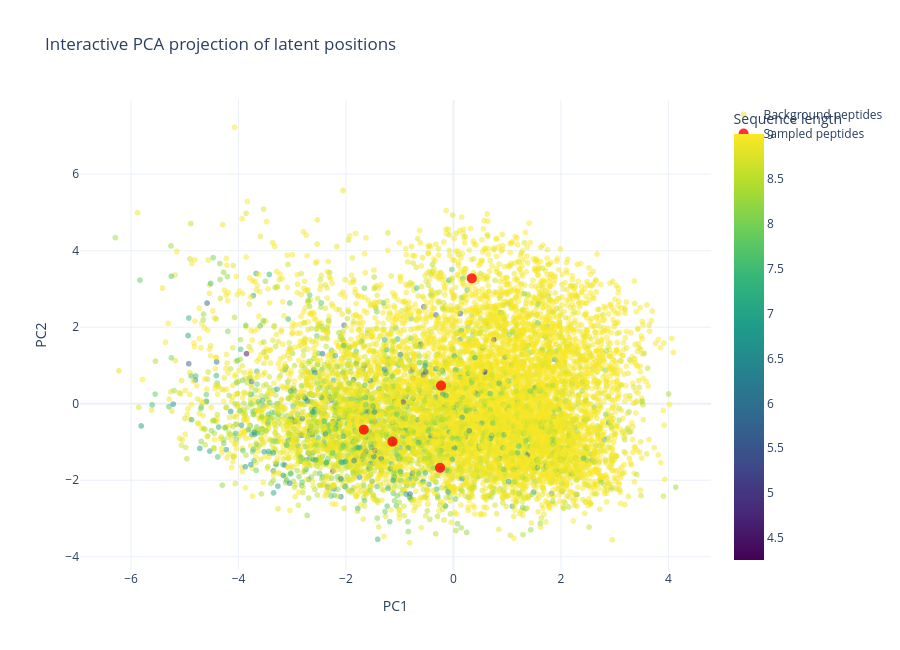

The cell this chart's notebook holds for it:
### Code cell
import plotly.graph_objects as go

fig = go.Figure()

background_lengths = [len(peptide) for peptide in background_peptides]



fig.add_trace(go.Scattergl(
    x=latent_background_projected[:, 0],
    y=latent_background_projected[:, 1],
    mode="markers",
    name="Background peptides",
    marker=dict(
        size=6,
        opacity=0.5,
        color=scores,
        colorscale="Viridis",
        colorbar=dict(title="Sequence length"),
    ),
    customdata=[
        (sequence, length)
        for sequence, length in zip(background_peptides, scores)
    ],
    hovertemplate=(
        "Sequence: %{customdata[0]}<br>"
        "Length: %{customdata[1]}<br>"
        "PC1: %{x:.4f}<br>"
        "PC2: %{y:.4f}<extra></extra>"
    ),
))

fig.add_trace(go.Scattergl(
    x=projected_sampled[:, 0],
    y=projected_sampled[:, 1],
    mode="markers",
    name="Sampled peptides",
    marker=dict(size=10, color="red", opacity=0.8),
    customdata=sampled_peptides,
    hovertemplate="Sequence: %{customdata}<br>PC1: %{x:.4f}<br>PC2: %{y:.4f}<extra></extra>",
))

fig.update_layout(
    title="Interactive PCA projection of latent positions",
    xaxis_title="PC1",
    yaxis_title="PC2",
    template="plotly_white",
    width=900,
    height=650,
)

fig.show()

### Figure 1 — Plotly figure (JSON) as saved in the notebook; plotly's stock layout.template omitted (floating-point values rounded to 4 significant figures; data arrays with more than 128 entries replaced by an {"elided": "..."} marker saying what was removed)
{"data": [{"customdata": {"elided": "10000x2 mixed values"}, "hovertemplate": "Sequence: %{customdata[0]}<br>Length: %{customdata[1]}<br>PC1: %{x:.4f}<br>PC2: %{y:.4f}<extra></extra>", "marker": {"color": {"elided": "10000 float values"}, "colorbar": {"title": {"text": "Sequence length"}}, "colorscale": [[0, "#440154"], [0.1111, "#482878"], [0.2222, "#3e4989"], [0.3333, "#31688e"], [0.4444, "#26828e"], [0.5556, "#1f9e89"], [0.6667, "#35b779"], [0.7778, "#6ece58"], [0.8889, "#b5de2b"], [1, "#fde725"]], "opacity": 0.5, "size": 6}, "mode": "markers", "name": "Background peptides", "type": "scattergl", "x": {"elided": "10000 float values"}, "y": {"elided": "10000 float values"}}, {"customdata": ["FLVTLGLNIVSGIVLKRYREVYQ", "MLWRLVQQWSV", "MSWKKALRIPGGLRAATVTLML", "AVHDRQAAELAWGRAIAFLKKRLG", "IFMAVFKKRVVYTKYRHDRHAIK"], "hovertemplate": "Sequence: %{customdata}<br>PC1: %{x:.4f}<br>PC2: %{y:.4f}<extra></extra>", "marker": {"color": "red", "opacity": 0.8, "size": 10}, "mode": "markers", "name": "Sampled peptides", "type": "scattergl", "x": [-1.669, 0.3416, -0.2298, -0.2494, -1.135], "y": [-0.6789, 3.278, 0.4728, -1.676, -0.9905]}], "layout": {"height": 650, "title": {"text": "Interactive PCA projection of latent positions"}, "width": 900, "xaxis": {"title": {"text": "PC1"}}, "yaxis": {"title": {"text": "PC2"}}}}
